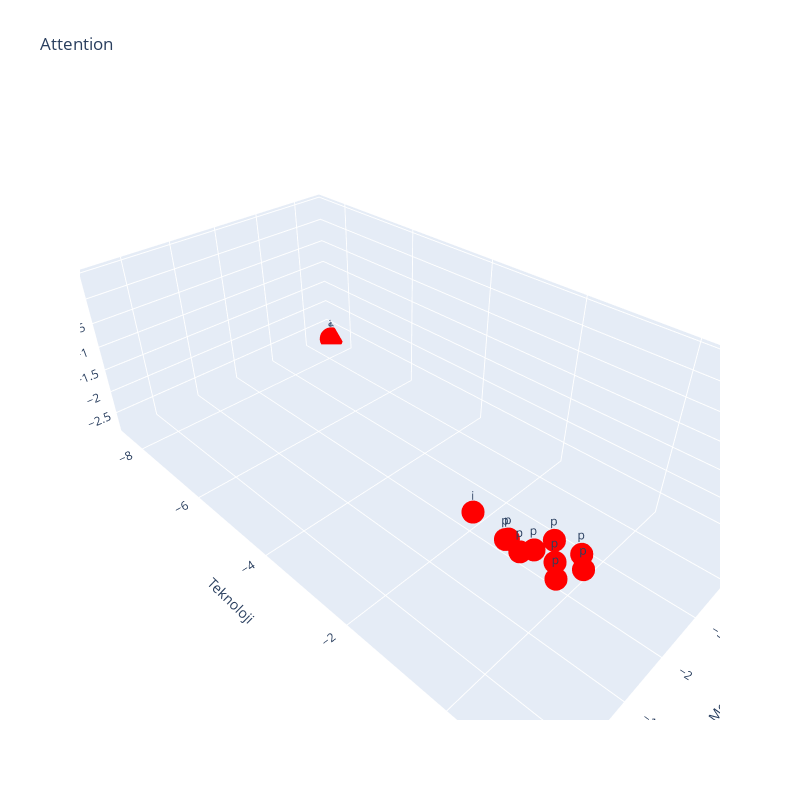

The notebook cell saved with this chart:
### Code cell
dots_data = [
  {
    "dots": attention_output[0].detach().cpu().numpy(),
    "color": "red",
    "labels": [letters[i] for i in tokens_padded]
  }
]

plot_dots(dots_data, "Attention")

### Figure 1 — Plotly figure (JSON) as saved in the notebook; plotly's stock layout.template omitted (floating-point values rounded to 4 significant figures)
{"data": [{"hoverinfo": "text", "marker": {"color": "red", "size": 8}, "mode": "markers+text", "text": ["a", "l", "i", "p", "p", "p", "p", "p", "p", "p", "p", "p"], "type": "scatter3d", "x": [-4.511, -4.511, 0.2631, 0.2031, 0.4714, 0.5161, 0.4467, 0.4284, 0.429, 0.209, 0.369, 0.6383], "y": [-8.537, -8.537, -0.231, 0.8307, 1.027, 0.6239, 0.3796, 0.4039, 0.7376, 1.17, 1.299, 1.159], "z": [-2.842, -2.842, 0.157, 0.4115, 0.4278, 0.3162, 0.277, 0.2883, 0.3654, 0.4555, 0.4493, 0.4113]}], "layout": {"height": 800, "scene": {"xaxis": {"title": {"text": "Meyve"}}, "yaxis": {"title": {"text": "Teknoloji"}}, "zaxis": {"title": {"text": "Diğer"}}}, "showlegend": false, "title": {"text": "Attention"}, "width": 800}}
